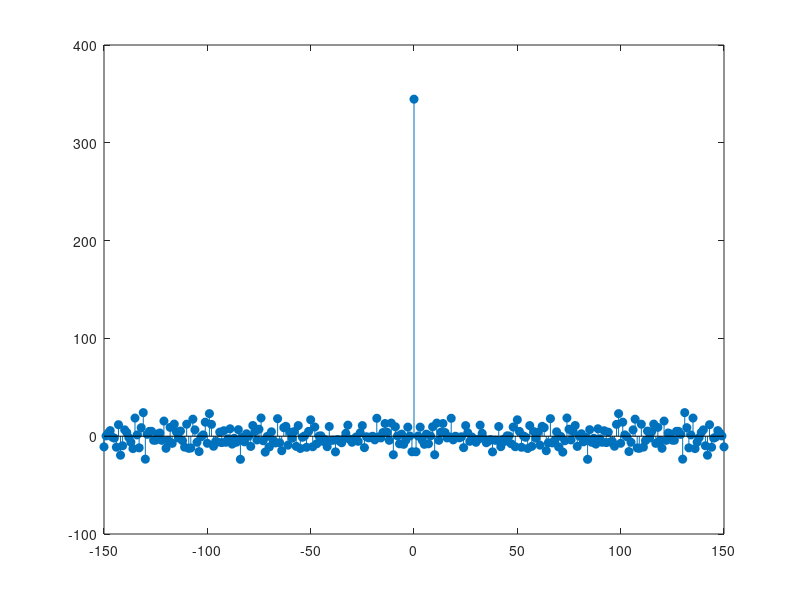

MATLAB code to generate this figure:
%EEET 425 LAB03 Q1 1)

N = 1000;
w = -1 + 2 * rand(N, 1);
a = [1 -0.95];
b = [1];

y = filter(b, a, w);

%stem(w, y, 'filled')

ylength = length(y);
m = -150:150;
mlength = length(m);
ryy = zeros(mlength, 1);
rww = zeros(mlength, 1);

for i = 1:mlength
    lag = m(i);
    if lag >= 0
        ryy(i) = sum(y(1+lag:N) .* y(1:N-lag));
    else
        ryy(i) = sum(y(1:N+lag) .* y(1-lag:N));
    end
end
    
for i = 1:mlength
    lag = m(i);
    if lag >= 0
        rww(i) = sum(w(1+lag:N) .* w(1:N-lag));
    else
        rww(i) = sum(w(1:N+lag) .* w(1-lag:N));
    end
end

%stem(m, ryy, 'filled')
stem(m, rww, 'filled')
